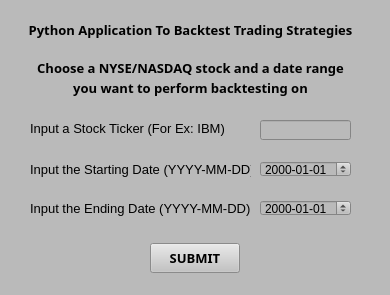
<?xml version="1.0" encoding="UTF-8"?>
<ui version="4.0">
 <class>MainWindow</class>
 <widget class="QMainWindow" name="MainWindow">
  <property name="geometry">
   <rect>
    <x>0</x>
    <y>0</y>
    <width>390</width>
    <height>295</height>
   </rect>
  </property>
  <property name="font">
   <font>
    <pointsize>55</pointsize>
   </font>
  </property>
  <property name="windowTitle">
   <string>Backtesting Trading Strategies</string>
  </property>
  <property name="styleSheet">
   <string notr="true">background-color: rgb(186, 186, 186);</string>
  </property>
  <widget class="QWidget" name="centralwidget">
   <widget class="QPushButton" name="Submit">
    <property name="geometry">
     <rect>
      <x>150</x>
      <y>243</y>
      <width>90</width>
      <height>30</height>
     </rect>
    </property>
    <property name="font">
     <font>
      <family>Avenir LT Std 45 Book</family>
      <pointsize>10</pointsize>
      <weight>75</weight>
      <bold>true</bold>
     </font>
    </property>
    <property name="styleSheet">
     <string notr="true">background-color: rgb(195, 195, 195);</string>
    </property>
    <property name="text">
     <string>SUBMIT</string>
    </property>
    <property name="checkable">
     <bool>false</bool>
    </property>
   </widget>
   <widget class="QDateEdit" name="lineEdit_startdate">
    <property name="geometry">
     <rect>
      <x>260</x>
      <y>161</y>
      <width>91</width>
      <height>16</height>
     </rect>
    </property>
    <property name="displayFormat">
     <string>yyyy-MM-dd</string>
    </property>
   </widget>
   <widget class="QLabel" name="label">
    <property name="geometry">
     <rect>
      <x>30</x>
      <y>120</y>
      <width>211</width>
      <height>16</height>
     </rect>
    </property>
    <property name="font">
     <font>
      <pointsize>10</pointsize>
     </font>
    </property>
    <property name="text">
     <string>Input a Stock Ticker (For Ex: IBM)</string>
    </property>
   </widget>
   <widget class="QLineEdit" name="lineEdit_ticker">
    <property name="geometry">
     <rect>
      <x>260</x>
      <y>120</y>
      <width>91</width>
      <height>20</height>
     </rect>
    </property>
   </widget>
   <widget class="QLabel" name="label_2">
    <property name="geometry">
     <rect>
      <x>30</x>
      <y>161</y>
      <width>221</width>
      <height>16</height>
     </rect>
    </property>
    <property name="font">
     <font>
      <pointsize>10</pointsize>
     </font>
    </property>
    <property name="text">
     <string>Input the Starting Date (YYYY-MM-DD)</string>
    </property>
   </widget>
   <widget class="QLabel" name="label_3">
    <property name="geometry">
     <rect>
      <x>25</x>
      <y>20</y>
      <width>331</width>
      <height>20</height>
     </rect>
    </property>
    <property name="font">
     <font>
      <family>Avenir LT Std 45 Book</family>
      <pointsize>10</pointsize>
      <weight>75</weight>
      <bold>true</bold>
     </font>
    </property>
    <property name="text">
     <string>Python Application To Backtest Trading Strategies</string>
    </property>
    <property name="alignment">
     <set>Qt::AlignCenter</set>
    </property>
   </widget>
   <widget class="QLabel" name="label_4">
    <property name="geometry">
     <rect>
      <x>30</x>
      <y>200</y>
      <width>221</width>
      <height>16</height>
     </rect>
    </property>
    <property name="font">
     <font>
      <pointsize>10</pointsize>
     </font>
    </property>
    <property name="text">
     <string>Input the Ending Date (YYYY-MM-DD)</string>
    </property>
   </widget>
   <widget class="QDateEdit" name="lineEdit_enddate">
    <property name="geometry">
     <rect>
      <x>260</x>
      <y>200</y>
      <width>91</width>
      <height>16</height>
     </rect>
    </property>
    <property name="displayFormat">
     <string>yyyy-MM-dd</string>
    </property>
   </widget>
   <widget class="QLabel" name="label_5">
    <property name="geometry">
     <rect>
      <x>25</x>
      <y>60</y>
      <width>331</width>
      <height>16</height>
     </rect>
    </property>
    <property name="font">
     <font>
      <family>Avenir LT Std 45 Book</family>
      <pointsize>10</pointsize>
      <weight>75</weight>
      <bold>true</bold>
     </font>
    </property>
    <property name="styleSheet">
     <string notr="true"/>
    </property>
    <property name="text">
     <string>Choose a NYSE/NASDAQ stock and a date range</string>
    </property>
    <property name="alignment">
     <set>Qt::AlignCenter</set>
    </property>
   </widget>
   <widget class="QLabel" name="label_7">
    <property name="geometry">
     <rect>
      <x>65</x>
      <y>80</y>
      <width>251</width>
      <height>16</height>
     </rect>
    </property>
    <property name="font">
     <font>
      <family>Avenir LT Std 45 Book</family>
      <pointsize>10</pointsize>
      <weight>75</weight>
      <bold>true</bold>
     </font>
    </property>
    <property name="text">
     <string>you want to perform backtesting on</string>
    </property>
    <property name="alignment">
     <set>Qt::AlignCenter</set>
    </property>
   </widget>
  </widget>
 </widget>
 <resources/>
 <connections/>
</ui>
